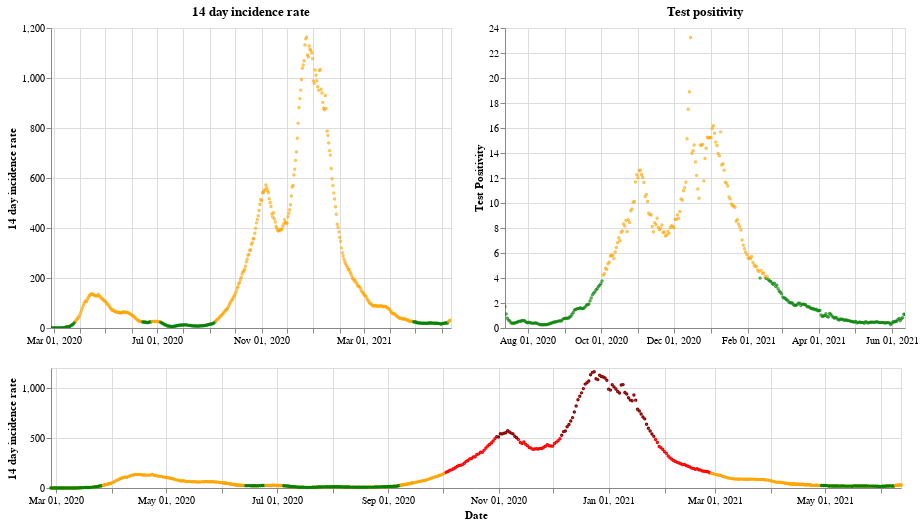

Here is the notebook cell this chart was saved with:
### Markdown cell above
## Wales

### Code cell
plot_traffic_light('Wales')

### Figure 1 — Vega-Lite specification as saved in the notebook (floating-point values rounded to 4 significant figures; data arrays with more than 128 entries replaced by an {"elided": "..."} marker saying what was removed)
{"config": {"view": {"continuousWidth": 400, "continuousHeight": 300}}, "vconcat": [{"hconcat": [{"mark": {"type": "point", "size": 2}, "encoding": {"color": {"condition": {"value": "green", "test": "(datum.twoWeeklyCasesRate <= 25)"}, "value": "orange"}, "tooltip": [{"type": "nominal", "field": "areaName"}, {"type": "temporal", "field": "date"}, {"type": "quantitative", "field": "twoWeeklyCasesRate"}, {"type": "quantitative", "field": "testPositivity"}], "x": {"type": "temporal", "axis": {"title": ""}, "field": "date", "scale": {"domain": {"selection": "DateBrush"}}, "timeUnit": "yearmonthdate"}, "y": {"type": "quantitative", "axis": {"title": "14 day incidence rate"}, "field": "twoWeeklyCasesRate"}}, "title": "14 day incidence rate", "width": 400}, {"mark": {"type": "point", "size": 2}, "encoding": {"color": {"condition": {"value": "green", "test": "(datum.testPositivity <= 4)"}, "value": "orange"}, "tooltip": [{"type": "nominal", "field": "areaName"}, {"type": "temporal", "field": "date"}, {"type": "quantitative", "field": "twoWeeklyCasesRate"}, {"type": "quantitative", "field": "testPositivity"}], "x": {"type": "temporal", "axis": {"title": ""}, "field": "date", "scale": {"domain": {"selection": "DateBrush"}}, "timeUnit": "yearmonthdate"}, "y": {"type": "quantitative", "axis": {"title": "Test Positivity"}, "field": "testPositivity"}}, "title": "Test positivity", "width": 400}]}, {"layer": [{"mark": {"type": "point", "size": 2}, "encoding": {"color": {"condition": {"value": "orange", "test": "((50 && datum.twoWeeklyCasesRate) < 150)"}, "value": "red"}, "opacity": {"condition": {"value": 1, "test": "((50 && datum.twoWeeklyCasesRate) < 500)"}, "value": 0}, "tooltip": [{"type": "nominal", "field": "areaName"}, {"type": "temporal", "field": "date"}, {"type": "quantitative", "field": "twoWeeklyCasesRate"}, {"type": "quantitative", "field": "testPositivity"}], "x": {"type": "temporal", "axis": {"title": "Date"}, "field": "date", "timeUnit": "yearmonthdate"}, "y": {"type": "quantitative", "axis": {"title": "14 day incidence rate"}, "field": "twoWeeklyCasesRate"}}, "selection": {"DateBrush": {"type": "interval", "encodings": ["x"], "fields": ["Time"]}}, "width": 850}, {"mark": {"type": "point", "size": 2}, "encoding": {"color": {"value": "darkred"}, "opacity": {"condition": {"value": 1, "test": "(datum.twoWeeklyCasesRate >= 500)"}, "value": 0}, "tooltip": [{"type": "nominal", "field": "areaName"}, {"type": "temporal", "field": "date"}, {"type": "quantitative", "field": "twoWeeklyCasesRate"}, {"type": "quantitative", "field": "testPositivity"}], "x": {"type": "temporal", "axis": {"title": "Date"}, "field": "date", "timeUnit": "yearmonthdate"}, "y": {"type": "quantitative", "axis": {"title": "14 day incidence rate"}, "field": "twoWeeklyCasesRate"}}, "width": 400}, {"mark": {"type": "point", "size": 2}, "encoding": {"color": {"condition": {"value": "green", "test": "((4 && datum.twoWeeklyCasesRate) < 25)"}, "value": "orange"}, "opacity": {"condition": {"value": 1, "test": "(datum.twoWeeklyCasesRate < 50)"}, "value": 0}, "tooltip": [{"type": "nominal", "field": "areaName"}, {"type": "temporal", "field": "date"}, {"type": "quantitative", "field": "twoWeeklyCasesRate"}, {"type": "quantitative", "field": "testPositivity"}], "x": {"type": "temporal", "axis": {"title": "Date"}, "field": "date", "timeUnit": "yearmonthdate"}, "y": {"type": "quantitative", "axis": {"title": "14 day incidence rate"}, "field": "twoWeeklyCasesRate"}}, "width": 400}], "height": 120, "width": 800}], "data": {"name": "data-96facf9112258a9ab7e6cd7bdc3aea23"}, "$schema": "https://vega.github.io/schema/vega-lite/v4.8.1.json", "datasets": {"data-96facf9112258a9ab7e6cd7bdc3aea23": {"elided": "472 records"}}}
